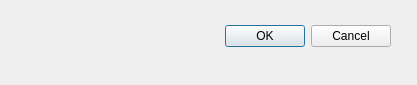
<?xml version="1.0" encoding="UTF-8"?>
<ui version="4.0">
 <class>Dialog</class>
 <widget class="QDialog" name="Dialog">
  <property name="geometry">
   <rect>
    <x>0</x>
    <y>0</y>
    <width>417</width>
    <height>85</height>
   </rect>
  </property>
  <property name="windowTitle">
   <string>Dialog</string>
  </property>
  <widget class="QDialogButtonBox" name="buttonBox">
   <property name="geometry">
    <rect>
     <x>50</x>
     <y>20</y>
     <width>341</width>
     <height>32</height>
    </rect>
   </property>
   <property name="orientation">
    <enum>Qt::Horizontal</enum>
   </property>
   <property name="standardButtons">
    <set>QDialogButtonBox::Cancel|QDialogButtonBox::Ok</set>
   </property>
  </widget>
 </widget>
 <resources/>
 <connections>
  <connection>
   <sender>buttonBox</sender>
   <signal>accepted()</signal>
   <receiver>Dialog</receiver>
   <slot>accept()</slot>
   <hints>
    <hint type="sourcelabel">
     <x>248</x>
     <y>254</y>
    </hint>
    <hint type="destinationlabel">
     <x>157</x>
     <y>274</y>
    </hint>
   </hints>
  </connection>
  <connection>
   <sender>buttonBox</sender>
   <signal>rejected()</signal>
   <receiver>Dialog</receiver>
   <slot>reject()</slot>
   <hints>
    <hint type="sourcelabel">
     <x>316</x>
     <y>260</y>
    </hint>
    <hint type="destinationlabel">
     <x>286</x>
     <y>274</y>
    </hint>
   </hints>
  </connection>
 </connections>
</ui>
